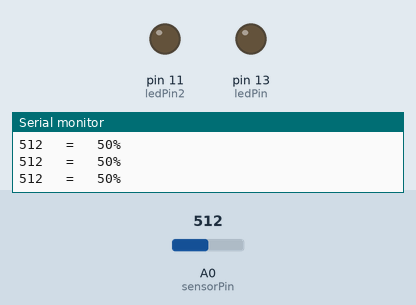
Recording of a sketch running on a simulated Arduino Uno, built with avr-gcc and run on an emulated ATmega328P. On the bench: output pins drawn as LEDs (lit = HIGH), the last lines printed to the serial monitor. The inputs (shaded band) are chosen by the test bench; at power-on: A0 (sensorPin) = 512.

Above: at 1.2 s.
1.3 s: A0 (sensorPin) set to 40
At 2.5 s:
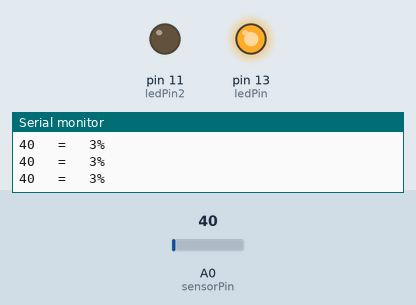
2.8 s: A0 (sensorPin) set to 716
At 4.0 s:
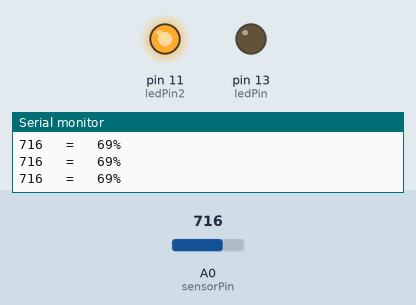
4.3 s: A0 (sensorPin) set to 511
At 5.0 s:
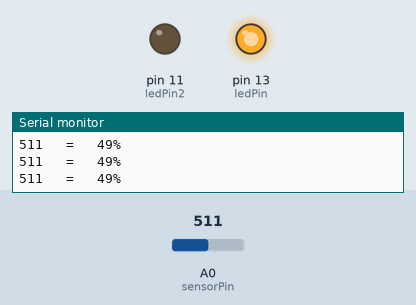
7.3 s: A0 (sensorPin) set to 900
At 7.7 s:
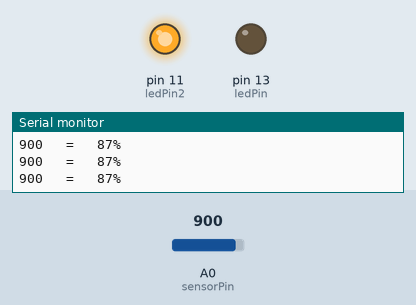
Timing chart, 0 to 10.3 s (numbered marks = the images above; inputs shaded):
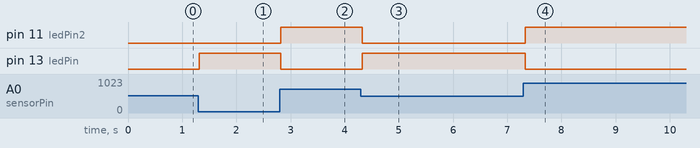

Measured:
- after the input at 1.3 s, pin 13 (ledPin): LOW → HIGH at once
- after the input at 2.8 s, pin 11 (ledPin2): LOW → HIGH at once; pin 13 (ledPin): HIGH → LOW at once
- after the input at 4.3 s, pin 11 (ledPin2): HIGH → LOW at once; pin 13 (ledPin): LOW → HIGH at once
- after the input at 7.3 s, pin 11 (ledPin2): LOW → HIGH at once; pin 13 (ledPin): HIGH → LOW at once

The sketch:

potenciometro.ino
```cpp
int sensorPin = A0;
int ledPin = 13;
int ledPin2 = 11;
int sensorValue;
int porcentaje;

void setup() {
  // put your setup code here, to run once:
  pinMode(ledPin, OUTPUT);
  pinMode(ledPin2, OUTPUT);
  pinMode(sensorPin, INPUT);
  Serial.begin(9600);
}

void loop() {
  // put your main code here, to run repeatedly:
   sensorValue = analogRead(sensorPin);
   porcentaje = map(sensorValue, 0, 1023, 0, 100);
   Serial.print(sensorValue);
   Serial.print("   =   ");
   Serial.print(porcentaje);
   Serial.print("%");
   Serial.println();
   if (porcentaje < 50){
       digitalWrite(ledPin, sensorValue);
       digitalWrite(ledPin2, LOW);
   }
   else
   {
    digitalWrite(ledPin, LOW);
    digitalWrite(ledPin2, sensorValue);
   }

}
```
